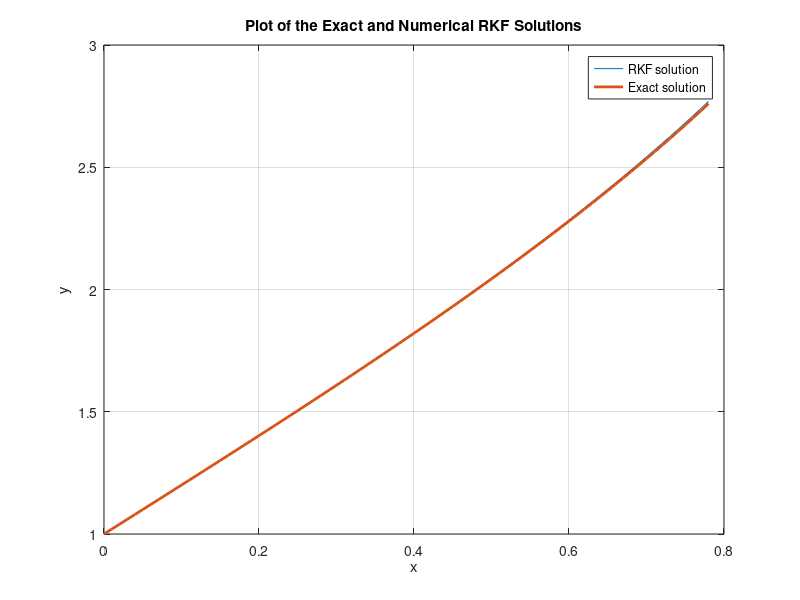
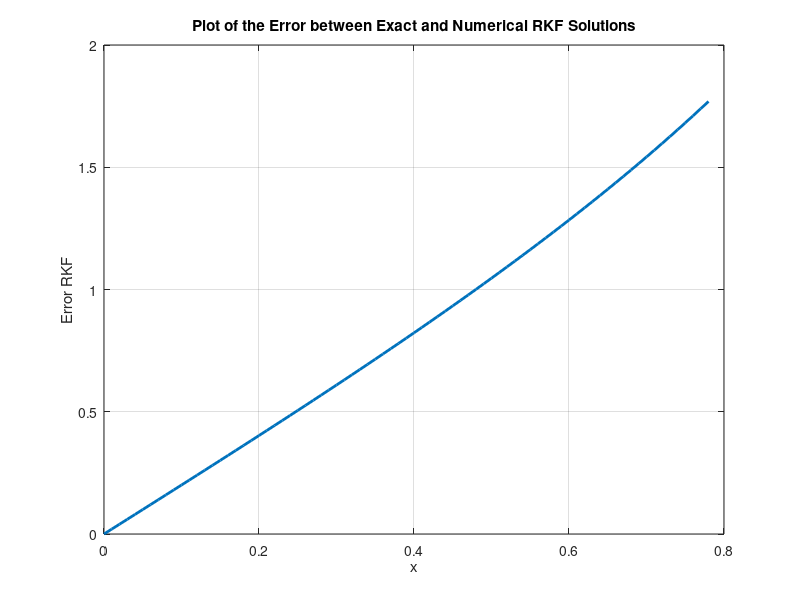

Here is the MATLAB script that generated these plots, in order:
% This code is made by Ahmed Eltahan
% This code intends to solve 1st order ODE Runge訪utta芳ehlberg procedure which is 6th order accuracy 
clc; 
close all; 
clear all;

% Inputs and Declaration
dt = 0.01; % solution stepsize
tspan = 0:dt:pi/4;  % input vector

% Function declaration
f = @(x, y) (y-x-1)^2+2;

% Initial conditions
x0 = 1;

% vector related to RKF procdure
gamma = [16/135; ...
         0; ...
         6656/12825; ...
         28561/56430; ...
         -9/50; ...
         2/55];

sol = x0;
x_1 = x0;

y_RKF(1) = 1;

% Core: Runge Kutta 6th order procedure
for i = 2:length(tspan)
%     t = tspan(i);
%     k1 = func(t, x_1);
%     k2 = func(t + dt/4, ...
%               x_1 + k1/4);
%     k3 = func(t + 3/8*dt, ...
%               x_1 + 3/32*k1 + 9/32*k2);
%     k4 = func(t + 12/13*dt, ...
%               x_1 + 1932/2197*k1 - 7200/2197*k2 + 7296/2197*k3);
%     k5 = func(t + dt, ...
%               x_1 + 439/216*k1 - 8*k2 + ...
%               3680/513*k3 - 845/4104*k4);
%     k6 = func(t + dt/2, ...
%               x_1 - 8/27*k1 + 2*k2 - 3544/2565*k3 + ...
%                     1859/4104*k4 - 11/40*k5);
% 
%     K = double([k1, k2, k3, k4, k5, k6]);
% 
%     % new solution
%     x = x_1 + dt*K*gamma;
%     sol(:, end+1) = x;
%     
%     x_1 = x;
    t = tspan(i);
    
    k1 = dt*f(t, x_1);
    k2 = dt*f(t+dt/4, x_1+k1/4);
    k3 = dt*f(t+3/8*dt, x_1+3/32*k1+9/32*k2);
    k4 = dt*f(t+12/13*dt, x_1+1932/2197*k1-7200/2197*k2+7296/2197*k3);
    k5 = dt*f(t+dt, x_1+439/216*k1-8*k2+3680/513*k3-845/4104*k4);
    k6 = dt*f(t+dt/2, x_1-8/27*k1+2*k2-3544/2565*k3+1859/4104*k4-11/40*k5);
    K = [k1, k2, k3, k4, k5, k6];
    x = x_1+ K*gamma;

    x_1 = x;
    sol(:, end+1) = x;
end

% Analytical Exact Solution
y_exact = tan(tspan) + tspan + 1;
error_RKF = y_exact - y_RKF;

% Plot and Comparison
w = figure(1);
plot(tspan, y_exact, tspan, sol, 'LineWidth', 2);
grid on
xlabel('x')
ylabel('y')
title('Plot of the Exact and Numerical RKF Solutions')
legend('RKF solution', 'Exact solution')
print(w, '-dpng', '-r720', 'Exact_VS_RKF')

w = figure(2);
plot(tspan, error_RKF, 'LineWidth', 2);
grid on
xlabel('x')
ylabel('Error RKF')
title('Plot of the Error between Exact and Numerical RKF Solutions')
print(w, '-dpng', '-r720', 'Error_RKF')